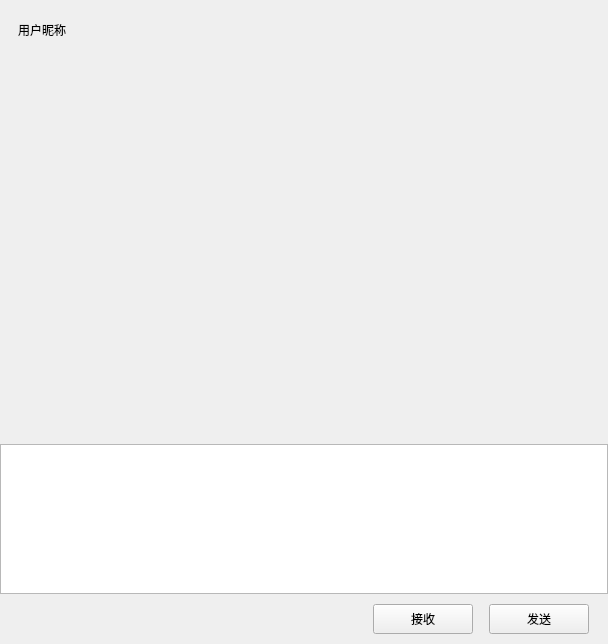
<?xml version="1.0" encoding="UTF-8"?>
<ui version="4.0">
 <class>ChatPage</class>
 <widget class="QWidget" name="ChatPage">
  <property name="geometry">
   <rect>
    <x>0</x>
    <y>0</y>
    <width>608</width>
    <height>644</height>
   </rect>
  </property>
  <property name="windowTitle">
   <string>Form</string>
  </property>
  <layout class="QVBoxLayout" name="verticalLayout">
   <property name="spacing">
    <number>0</number>
   </property>
   <property name="leftMargin">
    <number>0</number>
   </property>
   <property name="topMargin">
    <number>0</number>
   </property>
   <property name="rightMargin">
    <number>0</number>
   </property>
   <property name="bottomMargin">
    <number>0</number>
   </property>
   <item>
    <widget class="QWidget" name="chat_data_wid" native="true">
     <layout class="QVBoxLayout" name="verticalLayout_8">
      <property name="spacing">
       <number>0</number>
      </property>
      <property name="leftMargin">
       <number>0</number>
      </property>
      <property name="topMargin">
       <number>0</number>
      </property>
      <property name="rightMargin">
       <number>0</number>
      </property>
      <property name="bottomMargin">
       <number>0</number>
      </property>
      <item>
       <widget class="QWidget" name="title_wid" native="true">
        <property name="minimumSize">
         <size>
          <width>0</width>
          <height>60</height>
         </size>
        </property>
        <property name="maximumSize">
         <size>
          <width>16777215</width>
          <height>60</height>
         </size>
        </property>
        <layout class="QVBoxLayout" name="verticalLayout_9">
         <item>
          <widget class="QWidget" name="widget" native="true">
           <layout class="QHBoxLayout" name="horizontalLayout_10">
            <item>
             <widget class="QLabel" name="title_lb">
              <property name="text">
               <string>用户昵称</string>
              </property>
             </widget>
            </item>
           </layout>
          </widget>
         </item>
        </layout>
       </widget>
      </item>
      <item>
       <widget class="ChatView" name="chat_data_list" native="true"/>
      </item>
      <item>
       <widget class="QWidget" name="tool_wid" native="true">
        <property name="minimumSize">
         <size>
          <width>0</width>
          <height>25</height>
         </size>
        </property>
        <property name="maximumSize">
         <size>
          <width>16777215</width>
          <height>25</height>
         </size>
        </property>
        <layout class="QHBoxLayout" name="horizontalLayout_11">
         <property name="leftMargin">
          <number>2</number>
         </property>
         <property name="topMargin">
          <number>2</number>
         </property>
         <property name="rightMargin">
          <number>2</number>
         </property>
         <property name="bottomMargin">
          <number>2</number>
         </property>
         <item>
          <spacer name="horizontalSpacer_14">
           <property name="orientation">
            <enum>Qt::Orientation::Horizontal</enum>
           </property>
           <property name="sizeType">
            <enum>QSizePolicy::Policy::Fixed</enum>
           </property>
           <property name="sizeHint" stdset="0">
            <size>
             <width>5</width>
             <height>20</height>
            </size>
           </property>
          </spacer>
         </item>
         <item>
          <widget class="ClickedLabel" name="emo_lb">
           <property name="minimumSize">
            <size>
             <width>25</width>
             <height>0</height>
            </size>
           </property>
           <property name="maximumSize">
            <size>
             <width>25</width>
             <height>16777215</height>
            </size>
           </property>
           <property name="text">
            <string/>
           </property>
          </widget>
         </item>
         <item>
          <spacer name="horizontalSpacer_15">
           <property name="orientation">
            <enum>Qt::Orientation::Horizontal</enum>
           </property>
           <property name="sizeType">
            <enum>QSizePolicy::Policy::Fixed</enum>
           </property>
           <property name="sizeHint" stdset="0">
            <size>
             <width>5</width>
             <height>20</height>
            </size>
           </property>
          </spacer>
         </item>
         <item>
          <widget class="ClickedLabel" name="file_lb">
           <property name="minimumSize">
            <size>
             <width>25</width>
             <height>0</height>
            </size>
           </property>
           <property name="maximumSize">
            <size>
             <width>25</width>
             <height>16777215</height>
            </size>
           </property>
           <property name="text">
            <string/>
           </property>
          </widget>
         </item>
         <item>
          <spacer name="horizontalSpacer_16">
           <property name="orientation">
            <enum>Qt::Orientation::Horizontal</enum>
           </property>
           <property name="sizeHint" stdset="0">
            <size>
             <width>40</width>
             <height>20</height>
            </size>
           </property>
          </spacer>
         </item>
        </layout>
       </widget>
      </item>
      <item>
       <widget class="MessageTextEdit" name="chat_edit">
        <property name="minimumSize">
         <size>
          <width>0</width>
          <height>150</height>
         </size>
        </property>
        <property name="maximumSize">
         <size>
          <width>16777215</width>
          <height>150</height>
         </size>
        </property>
       </widget>
      </item>
      <item>
       <widget class="QWidget" name="widget_2" native="true">
        <property name="minimumSize">
         <size>
          <width>0</width>
          <height>50</height>
         </size>
        </property>
        <property name="maximumSize">
         <size>
          <width>16777215</width>
          <height>50</height>
         </size>
        </property>
        <layout class="QHBoxLayout" name="horizontalLayout_12">
         <item>
          <spacer name="horizontalSpacer_17">
           <property name="orientation">
            <enum>Qt::Orientation::Horizontal</enum>
           </property>
           <property name="sizeHint" stdset="0">
            <size>
             <width>40</width>
             <height>20</height>
            </size>
           </property>
          </spacer>
         </item>
         <item>
          <widget class="ClickedBtn" name="receive_btn">
           <property name="minimumSize">
            <size>
             <width>100</width>
             <height>30</height>
            </size>
           </property>
           <property name="maximumSize">
            <size>
             <width>100</width>
             <height>30</height>
            </size>
           </property>
           <property name="text">
            <string>接收</string>
           </property>
          </widget>
         </item>
         <item>
          <spacer name="horizontalSpacer_18">
           <property name="orientation">
            <enum>Qt::Orientation::Horizontal</enum>
           </property>
           <property name="sizeType">
            <enum>QSizePolicy::Policy::Fixed</enum>
           </property>
           <property name="sizeHint" stdset="0">
            <size>
             <width>10</width>
             <height>20</height>
            </size>
           </property>
          </spacer>
         </item>
         <item>
          <widget class="ClickedBtn" name="send_btn">
           <property name="minimumSize">
            <size>
             <width>100</width>
             <height>30</height>
            </size>
           </property>
           <property name="maximumSize">
            <size>
             <width>100</width>
             <height>30</height>
            </size>
           </property>
           <property name="text">
            <string>发送</string>
           </property>
          </widget>
         </item>
         <item>
          <spacer name="horizontalSpacer_19">
           <property name="orientation">
            <enum>Qt::Orientation::Horizontal</enum>
           </property>
           <property name="sizeType">
            <enum>QSizePolicy::Policy::Fixed</enum>
           </property>
           <property name="sizeHint" stdset="0">
            <size>
             <width>10</width>
             <height>20</height>
            </size>
           </property>
          </spacer>
         </item>
        </layout>
       </widget>
      </item>
     </layout>
    </widget>
   </item>
  </layout>
 </widget>
 <customwidgets>
  <customwidget>
   <class>ClickedBtn</class>
   <extends>QPushButton</extends>
   <header>clickedbtn.h</header>
  </customwidget>
  <customwidget>
   <class>ClickedLabel</class>
   <extends>QLabel</extends>
   <header>clickedlabel.h</header>
  </customwidget>
  <customwidget>
   <class>ChatView</class>
   <extends>QWidget</extends>
   <header>chatview.h</header>
   <container>1</container>
  </customwidget>
  <customwidget>
   <class>MessageTextEdit</class>
   <extends>QTextEdit</extends>
   <header>messagetextedit.h</header>
  </customwidget>
 </customwidgets>
 <resources/>
 <connections/>
</ui>
